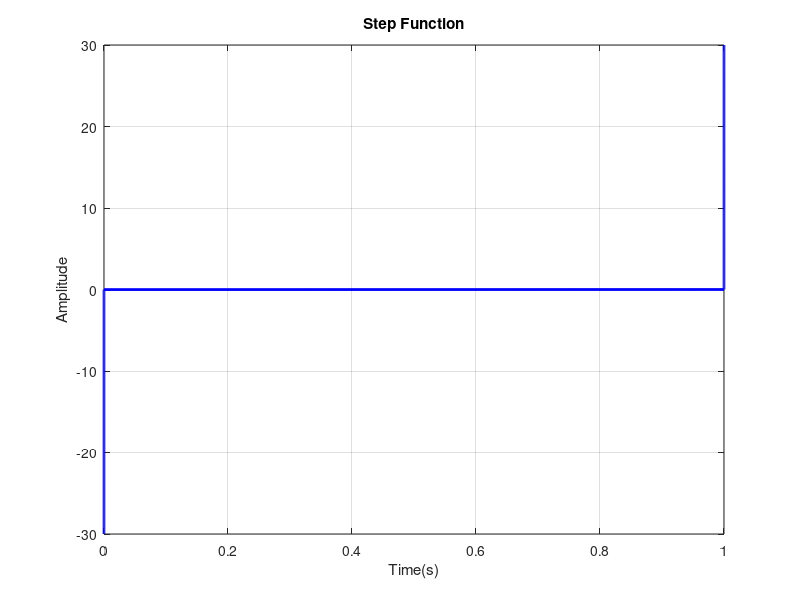

Write the MATLAB code that produced this figure.
t = -30:0.01:30;


step_function = zeros(size(t));
step_function(t >= 0) = 1;

plot (step_function ,t,'b',"LineWidth",2);
grid on;
xlabel("Time(s)");
ylabel("Amplitude");
title("Step Function");